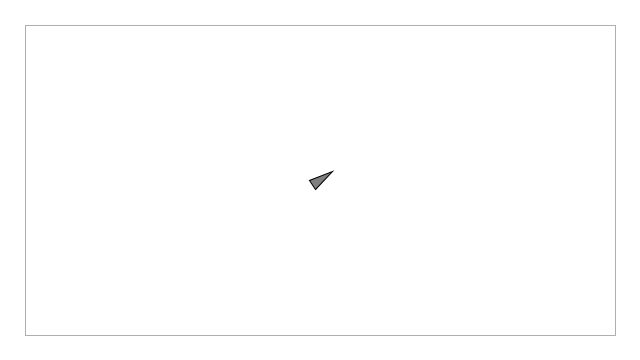
Frame 1 (no input)
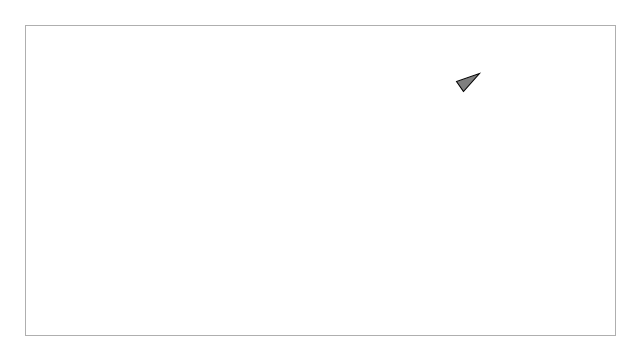
Frame 60 (the mouse pressed at the canvas centre just before this capture)
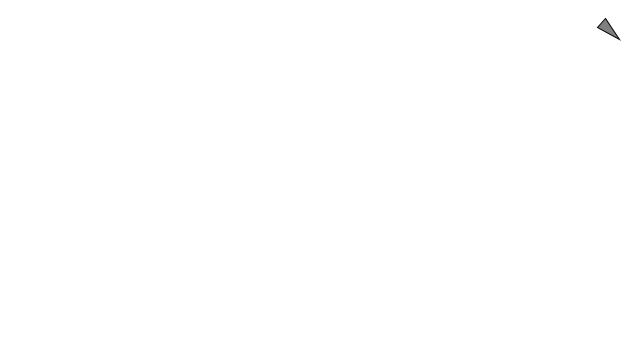
Frame 120 (the mouse held since frame 60 and released just before this capture)

The Processing sketch that drew these frames (run headless with seeded random() and noise(); from frame 60 on, the mouse is pressed at the canvas centre):

// Processing sketch: NOC_6_03_StayWithinWalls
// ── NOC_6_03_StayWithinWalls.pde
// The Nature of Code
// Daniel Shiffman
// http://natureofcode.com

// Stay Within Walls
// "Made-up" Steering behavior to stay within walls


Vehicle v;
boolean debug = true;

float d = 25;

void setup() {
  size(640, 360);
  v = new Vehicle(width/2, height/2);
}

void draw() {
  background(255);

  if (debug) {
    stroke(175);
    noFill();
    rectMode(CENTER);
    rect(width/2, height/2, width-d*2, height-d*2);
  }

  v.boundaries();
  v.run();
}

void mousePressed() {
  debug = !debug;
}


// ── Vehicle.pde
// The Nature of Code
// Daniel Shiffman
// http://natureofcode.com

// The "Vehicle" class

class Vehicle {

  PVector location;
  PVector velocity;
  PVector acceleration;
  float r;

  float maxspeed;
  float maxforce;
  
  Vehicle(float x, float y) {
    acceleration = new PVector(0, 0);
    velocity = new PVector(3, -2);
    velocity.mult(5);
    location = new PVector(x, y);
    r = 6;
    maxspeed = 3;
    maxforce = 0.15;
  }

  void run() {
    update();
    display();
  }

  // Method to update location
  void update() {
    // Update velocity
    velocity.add(acceleration);
    // Limit speed
    velocity.limit(maxspeed);
    location.add(velocity);
    // Reset accelertion to 0 each cycle
    acceleration.mult(0);
  }

  void boundaries() {

    PVector desired = null;

    if (location.x < d) {
      desired = new PVector(maxspeed, velocity.y);
    } 
    else if (location.x > width -d) {
      desired = new PVector(-maxspeed, velocity.y);
    } 

    if (location.y < d) {
      desired = new PVector(velocity.x, maxspeed);
    } 
    else if (location.y > height-d) {
      desired = new PVector(velocity.x, -maxspeed);
    } 

    if (desired != null) {
      desired.normalize();
      desired.mult(maxspeed);
      PVector steer = PVector.sub(desired, velocity);
      steer.limit(maxforce);
      applyForce(steer);
    }
  }  

  void applyForce(PVector force) {
    // We could add mass here if we want A = F / M
    acceleration.add(force);
  }


  void display() {
    // Draw a triangle rotated in the direction of velocity
    float theta = velocity.heading2D() + radians(90);
    fill(127);
    stroke(0);
    pushMatrix();
    translate(location.x, location.y);
    rotate(theta);
    beginShape(TRIANGLES);
    vertex(0, -r*2);
    vertex(-r, r*2);
    vertex(r, r*2);
    endShape();
    popMatrix();
  }
}
